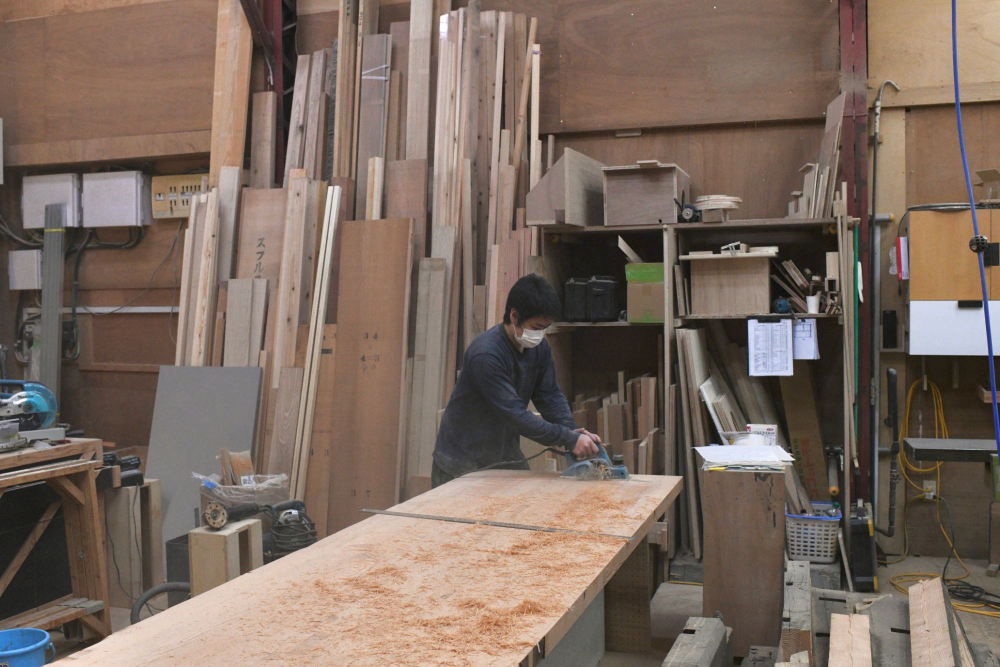
#> input picture assets/work-photo-01-planing.jpg, 2000 x 1333 px (shown at 1/2 size)
$ python prepare_furniture_image.py ../assets/work-photo-01-planing.jpg out.png
#> lines starting #> are read from the running program, lines starting #| are printed output that depends on the picture
#> in main, img is the input picture: PIL image 2000x1333 RGB; mean R, G, B 123.5, 106.4, 95.8
#!/usr/bin/env python3
"""
家具写真を FURNITURE INDEX 用に整える（4:5 / 1200×1500 の JPEG）

使い方:
  python3 scripts/prepare_furniture_image.py <入力画像> public/furniture/<slug>.jpg [--mode float|bleed] [--fill 0.74]

  --mode float（既定）
      背景がグレー〜白のレンダーや切り抜き写真向け。
      背景の明るさをセルのグレーに合わせ、周囲に余白を足してふちをぼかし、
      作品をセルの中央に浮かせる（INDEX の見本の雰囲気）。
      --fill で作品の大きさを調整（画像がセル幅・高さの何割に収まるか）。
      --flatten を付けると、上が暗い・下が明るいなど背景のグラデーションをならす。
  --crop x0,y0,x1,y1
      先に元画像を切り抜く。作品の周りの余白が大きく、作品が小さく見える写真に。
  --mode bleed
      床や壁ごと見せたい写真向け。4:5 に中央トリミングするだけ。
      --anchor で縦方向の切り出し位置を調整（0=上寄せ, 0.5=中央, 1=下寄せ）。
  --mode extend
      床や壁ごと見せたいが、縦長・横長すぎてトリミングすると作品が切れる写真向け。
      写真全体を収め、足りない左右（または上下）は写真のふちをぼかしながら延ばして埋める。

必要: Pillow, numpy
"""
import argparse

import numpy as np
from PIL import Image, ImageFilter

# app/globals.css の --fx-cell と同じ色にすること
CELL = np.array([0xE3, 0xE3, 0xE1], dtype=np.float32)
OUT_W, OUT_H = 1200, 1500


def smooth1d(a: np.ndarray, sigma: float) -> np.ndarray:
    """(n, 3) の色列を辺に沿ってガウスぼかし"""
    r = max(1, int(sigma * 3))
    x = np.arange(-r, r + 1)
    k = np.exp(-(x**2) / (2 * sigma**2))
    k /= k.sum()
    p = np.pad(a, ((r, r), (0, 0)), mode="edge")
    return np.stack([np.convolve(p[:, c], k, mode="valid") for c in range(3)], axis=1)


# [53 lines left out: functions box2d, flatten_rows, not called in this run]


def float_mode(
    img: Image.Image, fill: float, feather: float, extend: bool = False, flatten: bool = False
) -> Image.Image:
    """extend=True のときは色合わせとセル色へのフェードをせず、写真の床や壁をそのまま外側へ延ばす"""
#> called with fill = 0.74, feather = 0.9, extend = False, flatten = False
    a = np.asarray(img, dtype=np.float32)
    h, w, _ = a.shape

    # 1. 背景（外周）の色をセル色に合わせる
    if flatten:
        a = flatten_rows(a)
    elif not extend:
        st = max(2, int(min(w, h) * 0.006))
        border = np.concatenate(
            [a[:st].reshape(-1, 3), a[-st:].reshape(-1, 3), a[:, :st].reshape(-1, 3), a[:, -st:].reshape(-1, 3)]
        )
        gain = np.clip(CELL / np.median(border, axis=0), 0.85, 1.15)
#> gain = [1.15, 1.15, 1.15]
        a = np.clip(a * gain, 0, 255)

    # 2. キャンバス内に収まるよう縮小
    s = min(OUT_W * fill / w, OUT_H * fill / h)
    nw, nh = round(w * s), round(h * s)
    a = np.asarray(Image.fromarray(a.astype(np.uint8)).resize((nw, nh), Image.LANCZOS), dtype=np.float32)
#> a: shape (592, 888, 3) float32
    left, top = (OUT_W - nw) // 2, (OUT_H - nh) // 2

    # 2.5 写真のふち（内側の細い帯）だけ少しぼかし、延長部分とつなぎ目なく接続する
    #     （キャンバスの端に接している辺はそのまま）
    band = max(6.0, min(nw, nh) * 0.035)
    soft = np.asarray(Image.fromarray(a.astype(np.uint8)).filter(ImageFilter.GaussianBlur(band * 0.8)), dtype=np.float32)
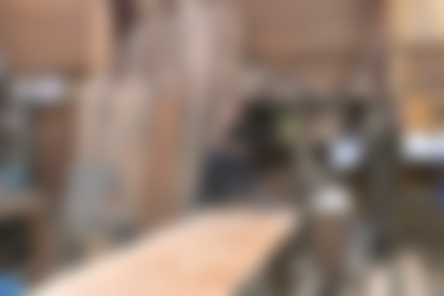
#> soft: shape (592, 888, 3) float32 (shown at 1/2 size); mean R, G, B 141.5, 122, 109.6
    iy, ix = np.mgrid[0:nh, 0:nw]
    far = np.full((nh, nw), np.inf)
    dx_in = np.minimum(ix, nw - 1 - ix) if left > 0 else far
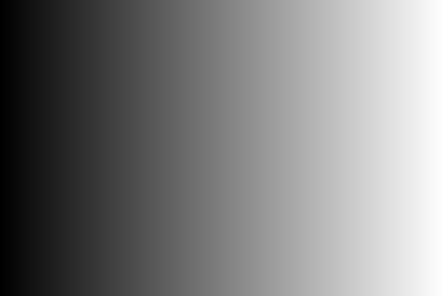
#> ix: shape (592, 888) int64 (shown at 1/2 size); min 0, max 887, mean 443.5; drawn with min black and max white
    dy_in = np.minimum(iy, nh - 1 - iy) if top > 0 else far
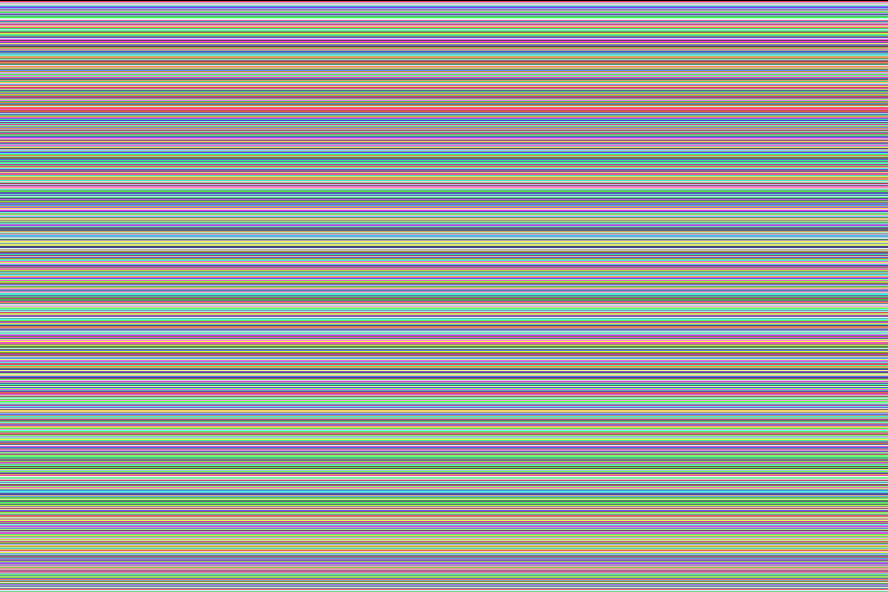
#> iy: shape (592, 888) int64; 592 distinct labels, from 0 to 591; one colour per label, 0 black
    d_in = np.minimum(dx_in, dy_in)
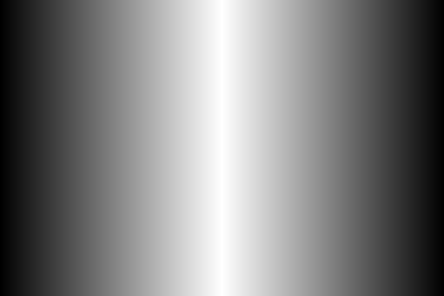
#> dx_in: shape (592, 888) int64 (shown at 1/2 size); min 0, max 443, mean 221.5; drawn with min black and max white
    w_in = np.clip(1 - d_in / band, 0, 1)[..., None]
    a = a * (1 - w_in) + soft * w_in
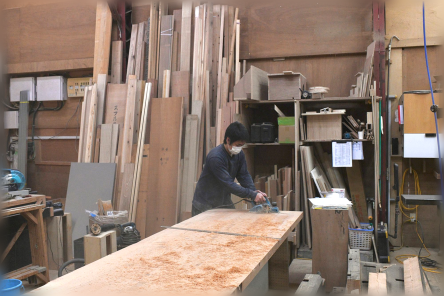
#> a: shape (592, 888, 3) float64 (shown at 1/2 size); mean R, G, B 141.5, 121.9, 109.6

    # 3. 外周を辺に沿ってならし、その色で余白を延長（ノイズの筋を防ぐ）
    st = max(2, int(min(nw, nh) * 0.006))
    sig = max(12.0, nw * 0.04)
    e = a.copy()
    e[0] = smooth1d(a[:st].mean(0), sig)
#> in smooth1d, `p = np.pad(a, ((r, r), (0, 0)), mode="edge")`: p = 1100 rows, first 8: [153, 113, 91], [153, 113, 91], [153, 113, 91], [153, 113, 91], [153, 113, 91], [153, 113, 91], [153, 113, 91], [153, 113, 91]
    e[-1] = smooth1d(a[-st:].mean(0), sig)
#> in smooth1d (call 2), `p = np.pad(a, ((r, r), (0, 0)), mode="edge")`: p = 1100 rows, first 8: [74, 123.3, 177.3], [74, 123.3, 177.3], [74, 123.3, 177.3], [74, 123.3, 177.3], [74, 123.3, 177.3], [74, 123.3, 177.3], [74, 123.3, 177.3], [74, 123.3, 177.3]
    e[:, 0] = smooth1d(a[:, :st].mean(1), sig)
#> in smooth1d (call 3), `p = np.pad(a, ((r, r), (0, 0)), mode="edge")`: p = 804 rows, first 8: [153.3, 113.7, 91.67], [153.3, 113.7, 91.67], [153.3, 113.7, 91.67], [153.3, 113.7, 91.67], [153.3, 113.7, 91.67], [153.3, 113.7, 91.67], [153.3, 113.7, 91.67], [153.3, 113.7, 91.67]
    e[:, -1] = smooth1d(a[:, -st:].mean(1), sig)
#> in smooth1d (call 4), `p = np.pad(a, ((r, r), (0, 0)), mode="edge")`: p = 804 rows, first 8: [232.3, 203.3, 170.7], [232.3, 203.3, 170.7], [232.3, 203.3, 170.7], [232.3, 203.3, 170.7], [232.3, 203.3, 170.7], [232.3, 203.3, 170.7], [232.3, 203.3, 170.7], [232.3, 203.3, 170.7]
    canvas = np.pad(e, ((top, OUT_H - nh - top), (left, OUT_W - nw - left), (0, 0)), mode="edge")
    canvas[top : top + nh, left : left + nw] = a

    # 4. 画像の外側をセル色へなめらかにフェード（余白いっぱいを使って四角い境目を見せない）
    yy, xx = np.mgrid[0:OUT_H, 0:OUT_W]
    dx = np.maximum(np.maximum(left - xx, xx - (left + nw - 1)), 0) / max(left * feather, 1)
    dy = np.maximum(np.maximum(top - yy, yy - (top + nh - 1)), 0) / max(top * feather, 1)
    t = np.clip(np.sqrt(dx**2 + dy**2), 0, 1)[..., None]
    # 写真から離れるほど強くぼかす（延長部分の筋を消す）
    blurred = np.asarray(
        Image.fromarray(canvas.astype(np.uint8)).filter(ImageFilter.GaussianBlur(OUT_W * 0.035)), dtype=np.float32
    )
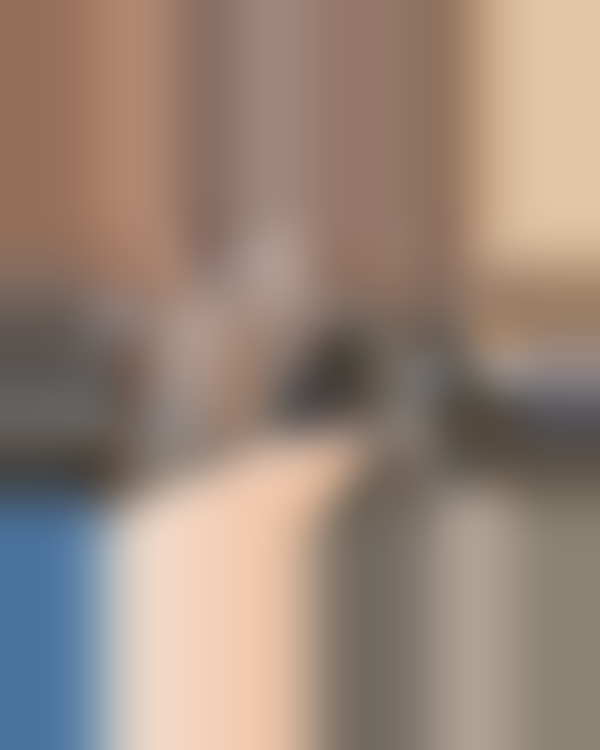
#> blurred: shape (1500, 1200, 3) float32 (shown at 1/2 size); mean R, G, B 153.2, 134.1, 121.7
    canvas = canvas + (blurred - canvas) * np.clip(t * 2.5, 0, 1)
    if extend:
        return Image.fromarray(np.clip(canvas, 0, 255).astype(np.uint8))
    t = t * t * (3 - 2 * t)
    out = canvas * (1 - t) + CELL * t
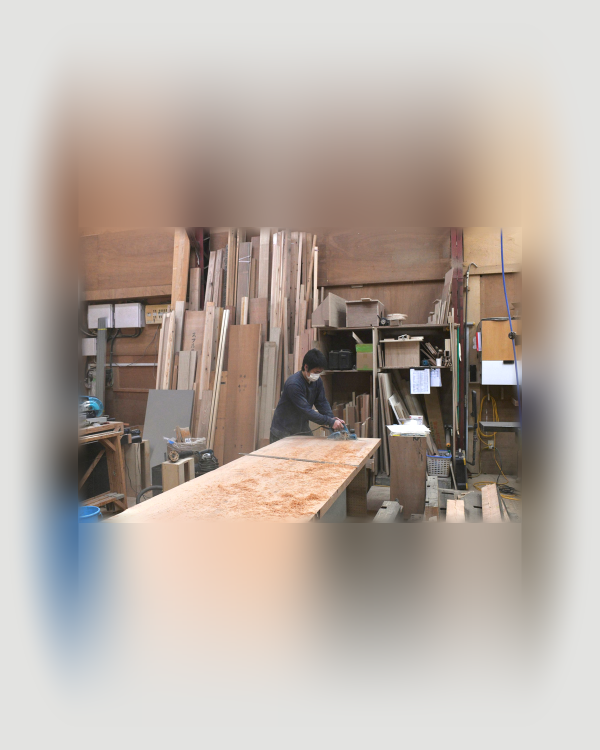
#> out: shape (1500, 1200, 3) float64 (shown at 1/2 size); mean R, G, B 183.5, 172.1, 164
    return Image.fromarray(np.clip(out, 0, 255).astype(np.uint8))


# [15 lines left out: function bleed_mode, not called in this run]


def main() -> None:
    p = argparse.ArgumentParser(description=__doc__, formatter_class=argparse.RawDescriptionHelpFormatter)
    p.add_argument("src")
    p.add_argument("dst")
    p.add_argument("--mode", choices=["float", "bleed", "extend"], default="float")
    p.add_argument("--fill", type=float, default=0.74)
    p.add_argument("--feather", type=float, default=0.9, help="余白の何割でセル色まで溶かすか")
    p.add_argument("--anchor", type=float, default=0.5)
    p.add_argument("--flatten", action="store_true", help="float: 背景の上下グラデーションを行ごとにならす")
    p.add_argument("--crop", help="先に元画像を切り抜く（元画像のピクセルで x0,y0,x1,y1）。作品の周りの余白が大きい写真用")
    args = p.parse_args()

    img = Image.open(args.src).convert("RGB")
    if args.crop:
        img = img.crop(tuple(int(v) for v in args.crop.split(",")))
    if args.mode == "float":
        out = float_mode(img, args.fill, args.feather, flatten=args.flatten)
    elif args.mode == "extend":
        out = float_mode(img, 1.0, args.feather, extend=True)
    else:
        out = bleed_mode(img, args.anchor)
    out.save(args.dst, "JPEG", quality=86, optimize=True, progressive=True)
    print(f"{args.dst}  {out.width}x{out.height}")
#| out.png  1200x1500


if __name__ == "__main__":
    main()

$ run again, on assets/material-dust-02.jpg
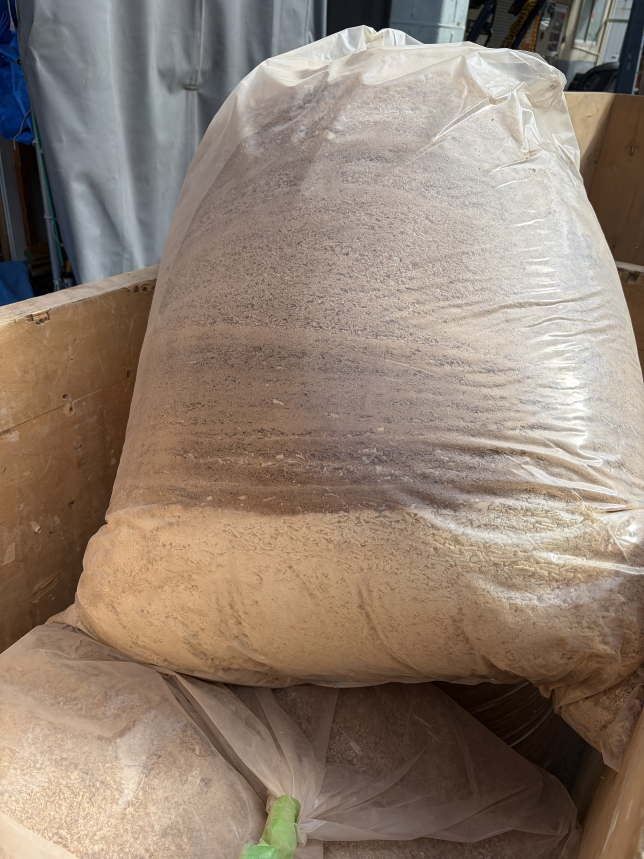
#> input picture assets/material-dust-02.jpg, 1932 x 2576 px (shown at 1/3 size)
#> in main, img is the input picture: PIL image 1932x2576 RGB; mean R, G, B 143.8, 127.1, 113.3
#> gain = [1.15, 1.15, 1.15]
#> in float_mode, `dy_in = np.minimum(iy, nh - 1 - iy) if top > 0 else far`:
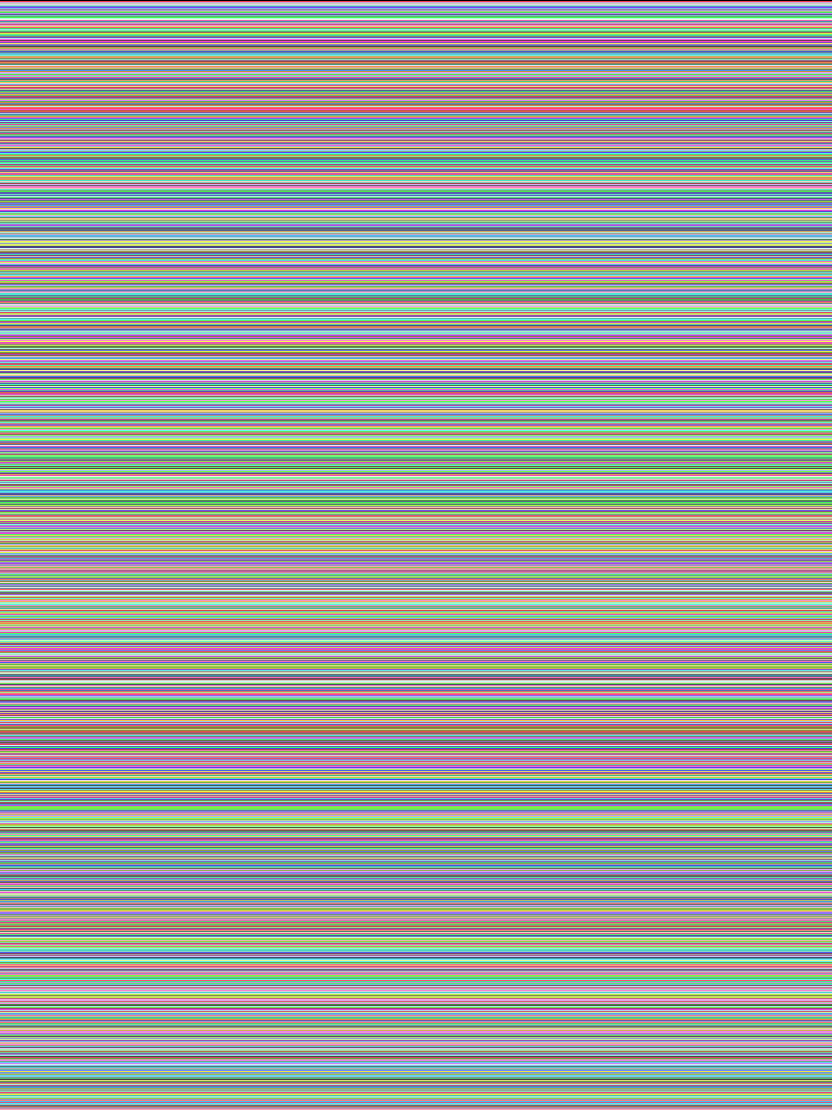
#> iy: shape (1110, 832) int64; 1110 distinct labels, from 0 to 1109; one colour per label, 0 black
#> p = 1030 rows, first 8: [25, 37, 67.25], [25, 37, 67.25], [25, 37, 67.25], [25, 37, 67.25], [25, 37, 67.25], [25, 37, 67.25], [25, 37, 67.25], [25, 37, 67.25]
#> p = 1030 rows, first 8: [255, 237, 205], [255, 237, 205], [255, 237, 205], [255, 237, 205], [255, 237, 205], [255, 237, 205], [255, 237, 205], [255, 237, 205]
#> p = 1308 rows, first 8: [26, 37.75, 68], [26, 37.75, 68], [26, 37.75, 68], [26, 37.75, 68], [26, 37.75, 68], [26, 37.75, 68], [26, 37.75, 68], [26, 37.75, 68]
#> p = 1308 rows, first 8: [74.5, 84.5, 91.5], [74.5, 84.5, 91.5], [74.5, 84.5, 91.5], [74.5, 84.5, 91.5], [74.5, 84.5, 91.5], [74.5, 84.5, 91.5], [74.5, 84.5, 91.5], [74.5, 84.5, 91.5]
#> in float_mode, `blurred = np.asarray( Image.fromarray(canvas.astype(np.uint8)).filter(..`:
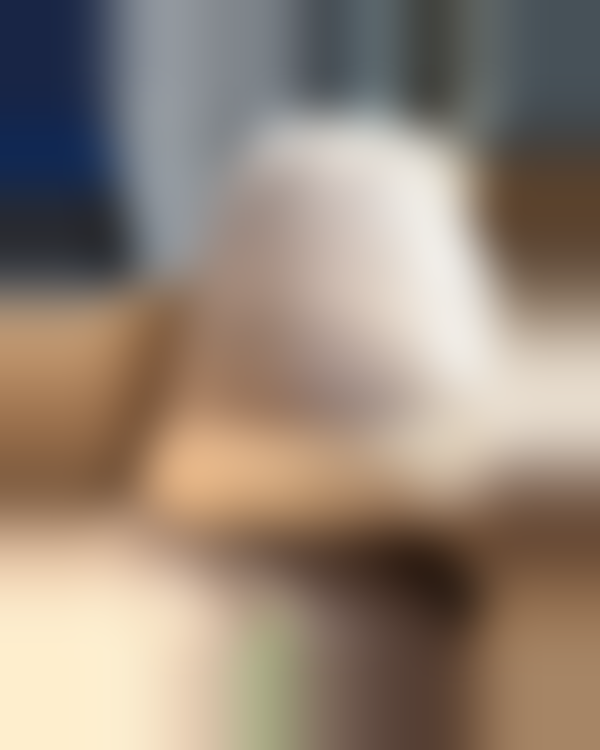
#> blurred: shape (1500, 1200, 3) float32 (shown at 1/2 size); mean R, G, B 149.1, 133.5, 119.8
#| out.png  1200x1500
